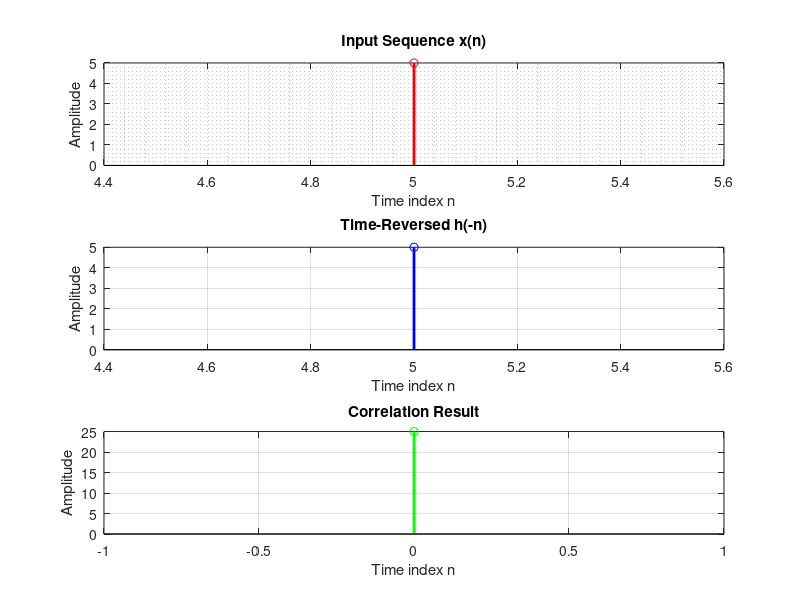

This chart was generated by the following MATLAB code:
%% 4.1 Convolution Sum
clc;clear all; close all;
x = input('Enter x(n) as a vector (e.g [1 2 3 4]): ')
n_x_start = input('Enter x(n) start index: ')
h = input('Enter h(n) as a vector (e.g [1 2 3 4]): ')
n_h_start = input('Enter h(n) start index: ')
n_x = n_x_start : n_x_start + length(x) - 1
n_h = n_h_start : n_h_start + length(h) - 1
n_y_start = n_x(1) + n_h(1)
n_y_end = n_x(end) + n_h(end)
n_y = n_y_start : n_y_end
y = zeros(1, length(n_y))
for n = 1:length(n_y)
    current_n = n_y(n)
    for k = 1:length(n_x)
        h_index = current_n - n_x(k)
        h_pos = find(n_h == h_index)
        if ~isempty(h_pos)
            y(n) = y(n) + x(k) * h(h_pos)
        end
    end
end
disp('Convolution result y(n):')
disp(y)
disp('Time indices n:')
disp(n_y)

subplot(3,1,1)
stem(n_x, x, 'r', 'LineWidth', 2)
title('Original x(n)')
xlabel('Time'); ylabel('Amplitude')
grid minor

subplot(3,1,2)
stem(n_h, h, 'b', 'LineWidth', 2)
title('Impulse Signalh(n)')
xlabel('Time')
ylabel('Amplitude')
grid minor

subplot(3,1,3)
stem(n_y, y, 'g', 'LineWidth', 2)
title('Convoluted Signal y(n) = x(n) * h(n)')
xlabel('Time')
ylabel('Amplitude')
grid minor

%% 4.2 Correlation
clc; clear all; close all;
x = input('Enter sequence x(n) as a vector: ')
n_x_start = input('Enter starting index for x(n): ')
h = input('Enter sequence h(n) as a vector: ')
n_h_start = input('Enter starting index for h(n): ')
n_x = n_x_start : n_x_start + length(x) - 1
n_h = n_h_start : n_h_start + length(h) - 1
h_reversed = fliplr(h)
n_h_reversed = -fliplr(n_h)
corr_length = length(x) + length(h) - 1
n_corr_start = n_x(1) + n_h_reversed(1)
n_corr = n_corr_start : n_corr_start + corr_length - 1
corr_result = zeros(1, corr_length)
for k = 1:corr_length
    current_n = n_corr(k)
    sum_val = 0
    for m = 1:length(x)
        h_index = current_n - n_x(m);
        h_pos = find(n_h_reversed == h_index)      
        if ~isempty(h_pos)
            sum_val = sum_val + x(m) * h_reversed(h_pos)
        end
    end
    corr_result(k) = sum_val
end
disp('Correlation result:')
disp(corr_result)
disp('Time indices:')
disp(n_corr)

subplot(3,1,1)
stem(n_x, x, 'r', 'LineWidth', 2)
title('Input Sequence x(n)')
xlabel('Time index n')
ylabel('Amplitude')
grid minor

subplot(3,1,2)
stem(n_h, h, 'b', 'LineWidth', 2)
title('Time-Reversed h(-n)')
xlabel('Time index n')
ylabel('Amplitude')
grid on

subplot(3,1,3)
stem(n_corr, corr_result, 'g', 'LineWidth', 2)
title('Correlation Result')
xlabel('Time index n')
ylabel('Amplitude')
grid on